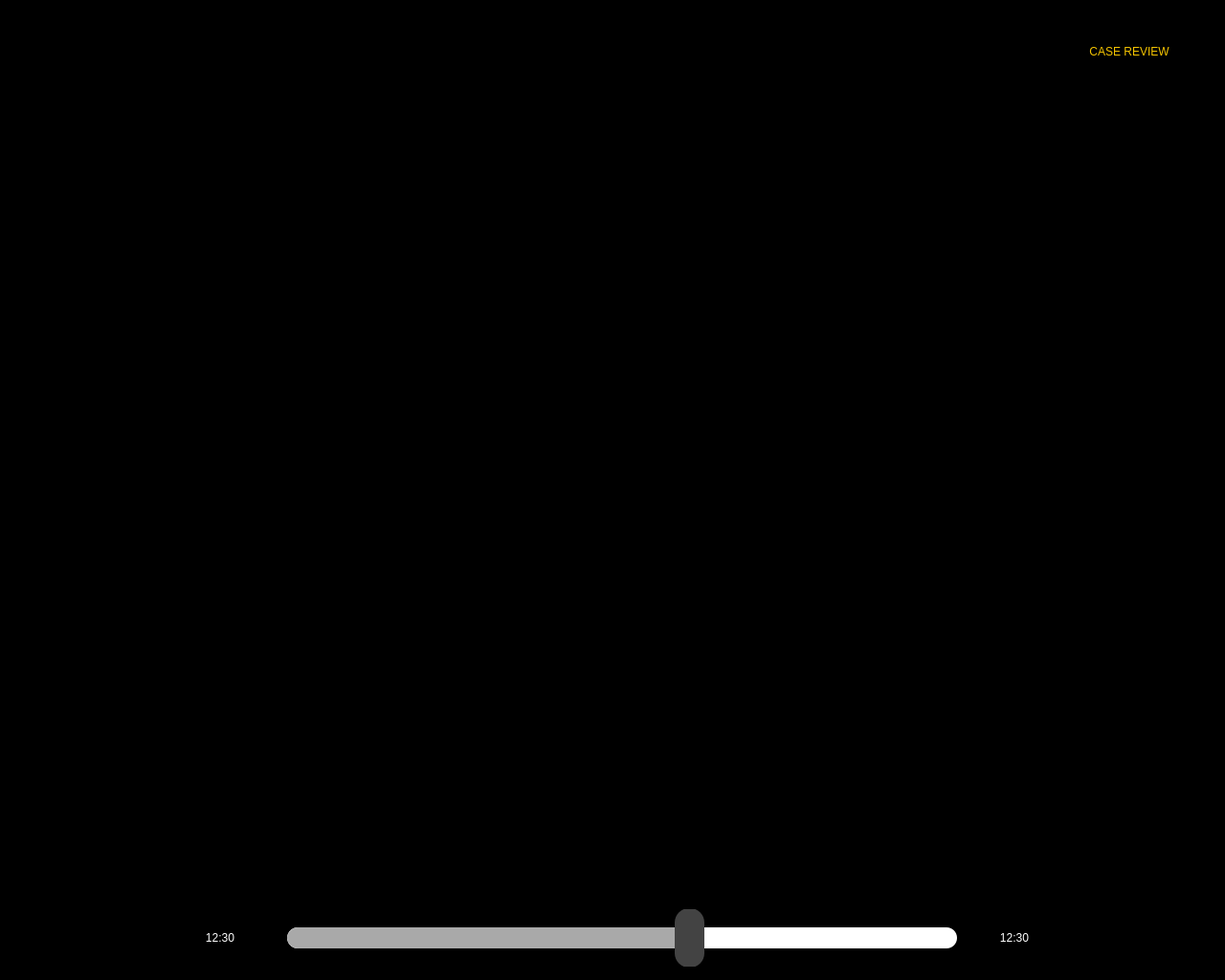
<?xml version="1.0" encoding="UTF-8"?>
<ui version="4.0">
 <class>FormPmCaseReview</class>
 <widget class="QWidget" name="FormPmCaseReview">
  <property name="geometry">
   <rect>
    <x>0</x>
    <y>0</y>
    <width>1280</width>
    <height>1024</height>
   </rect>
  </property>
  <property name="sizePolicy">
   <sizepolicy hsizetype="Fixed" vsizetype="Fixed">
    <horstretch>0</horstretch>
    <verstretch>0</verstretch>
   </sizepolicy>
  </property>
  <property name="minimumSize">
   <size>
    <width>1280</width>
    <height>1024</height>
   </size>
  </property>
  <property name="maximumSize">
   <size>
    <width>1280</width>
    <height>1024</height>
   </size>
  </property>
  <property name="windowTitle">
   <string>Form</string>
  </property>
  <property name="styleSheet">
   <string notr="true">QWidget{
background-color: dark-gray;
color: white;
}
QFrame{
border: 0px;
}
QLabel{
font: 22pt &quot;Helvetica Neue&quot;;
}
QLabel#labelCaseReview{
font: 14pt &quot;Helvetica Neue&quot;;
}
QLabel#labelInfo{
font: 22pt &quot;Helvetica Neue&quot;;
border: 2px solid black; 
border-radius: 40px;
}

QSlider::groove:horizontal {
background: white;
height: 22px;
border-radius: 11px;
}
QSlider::sub-page:horizontal {
background: rgb( 51, 51, 51 );
border: 1px solid rgb( 51, 51, 51 );
height: 22px;
}
QSlider::sub-page:horizontal {
background:#A9A9A9;
border: 1px solid #A9A9A9;
height: 22px;
border-radius: 11px;
}
QSlider::handle:horizontal {
/* image: url(:images/handle_normal.png);*/
width: 31px;
margin: -20px 0;
background: rgb( 67, 67, 67 );
border-radius: 15px;
}</string>
  </property>
  <widget class="QPushButton" name="pushButtonLogo">
   <property name="geometry">
    <rect>
     <x>27</x>
     <y>34</y>
     <width>192</width>
     <height>48</height>
    </rect>
   </property>
   <property name="text">
    <string/>
   </property>
   <property name="icon">
    <iconset resource="../../octConsole.qrc">
     <normaloff>:/octConsole/captureLogo.png</normaloff>:/octConsole/captureLogo.png</iconset>
   </property>
   <property name="iconSize">
    <size>
     <width>192</width>
     <height>48</height>
    </size>
   </property>
  </widget>
  <widget class="QLabel" name="labelCaseReview">
   <property name="geometry">
    <rect>
     <x>1100</x>
     <y>34</y>
     <width>160</width>
     <height>40</height>
    </rect>
   </property>
   <property name="styleSheet">
    <string notr="true">color:#F5C400;</string>
   </property>
   <property name="text">
    <string>CASE REVIEW</string>
   </property>
   <property name="alignment">
    <set>Qt::AlignCenter</set>
   </property>
  </widget>
  <widget class="QGraphicsView" name="captureScene">
   <property name="geometry">
    <rect>
     <x>0</x>
     <y>0</y>
     <width>1280</width>
     <height>1024</height>
    </rect>
   </property>
   <property name="sizePolicy">
    <sizepolicy hsizetype="Fixed" vsizetype="Fixed">
     <horstretch>0</horstretch>
     <verstretch>0</verstretch>
    </sizepolicy>
   </property>
  </widget>
  <widget class="QFrame" name="framePlayer">
   <property name="geometry">
    <rect>
     <x>0</x>
     <y>0</y>
     <width>1280</width>
     <height>924</height>
    </rect>
   </property>
   <property name="sizePolicy">
    <sizepolicy hsizetype="Fixed" vsizetype="Fixed">
     <horstretch>0</horstretch>
     <verstretch>0</verstretch>
    </sizepolicy>
   </property>
   <property name="minimumSize">
    <size>
     <width>1280</width>
     <height>924</height>
    </size>
   </property>
   <property name="maximumSize">
    <size>
     <width>1280</width>
     <height>924</height>
    </size>
   </property>
   <property name="styleSheet">
    <string notr="true"/>
   </property>
   <property name="frameShape">
    <enum>QFrame::StyledPanel</enum>
   </property>
   <property name="frameShadow">
    <enum>QFrame::Raised</enum>
   </property>
   <layout class="QHBoxLayout" name="horizontalLayout">
    <property name="spacing">
     <number>0</number>
    </property>
    <property name="leftMargin">
     <number>0</number>
    </property>
    <property name="topMargin">
     <number>0</number>
    </property>
    <property name="rightMargin">
     <number>0</number>
    </property>
    <property name="bottomMargin">
     <number>0</number>
    </property>
    <item>
     <layout class="QVBoxLayout" name="verticalLayout">
      <property name="spacing">
       <number>0</number>
      </property>
      <property name="sizeConstraint">
       <enum>QLayout::SetFixedSize</enum>
      </property>
      <property name="bottomMargin">
       <number>0</number>
      </property>
     </layout>
    </item>
   </layout>
  </widget>
  <widget class="QLabel" name="labelTime">
   <property name="geometry">
    <rect>
     <x>180</x>
     <y>950</y>
     <width>100</width>
     <height>60</height>
    </rect>
   </property>
   <property name="minimumSize">
    <size>
     <width>0</width>
     <height>55</height>
    </size>
   </property>
   <property name="styleSheet">
    <string notr="true"/>
   </property>
   <property name="text">
    <string>12:30</string>
   </property>
   <property name="alignment">
    <set>Qt::AlignCenter</set>
   </property>
  </widget>
  <widget class="QSlider" name="horizontalSlider">
   <property name="geometry">
    <rect>
     <x>300</x>
     <y>950</y>
     <width>700</width>
     <height>60</height>
    </rect>
   </property>
   <property name="minimumSize">
    <size>
     <width>0</width>
     <height>58</height>
    </size>
   </property>
   <property name="pageStep">
    <number>10</number>
   </property>
   <property name="sliderPosition">
    <number>60</number>
   </property>
   <property name="orientation">
    <enum>Qt::Horizontal</enum>
   </property>
  </widget>
  <widget class="QLabel" name="labelDuration">
   <property name="geometry">
    <rect>
     <x>1010</x>
     <y>950</y>
     <width>100</width>
     <height>60</height>
    </rect>
   </property>
   <property name="minimumSize">
    <size>
     <width>0</width>
     <height>55</height>
    </size>
   </property>
   <property name="styleSheet">
    <string notr="true"/>
   </property>
   <property name="text">
    <string>12:30</string>
   </property>
   <property name="alignment">
    <set>Qt::AlignCenter</set>
   </property>
  </widget>
  <zorder>pushButtonLogo</zorder>
  <zorder>captureScene</zorder>
  <zorder>framePlayer</zorder>
  <zorder>labelCaseReview</zorder>
  <zorder>horizontalSlider</zorder>
  <zorder>labelDuration</zorder>
  <zorder>labelTime</zorder>
 </widget>
 <resources>
  <include location="../../octConsole.qrc"/>
 </resources>
 <connections/>
</ui>
